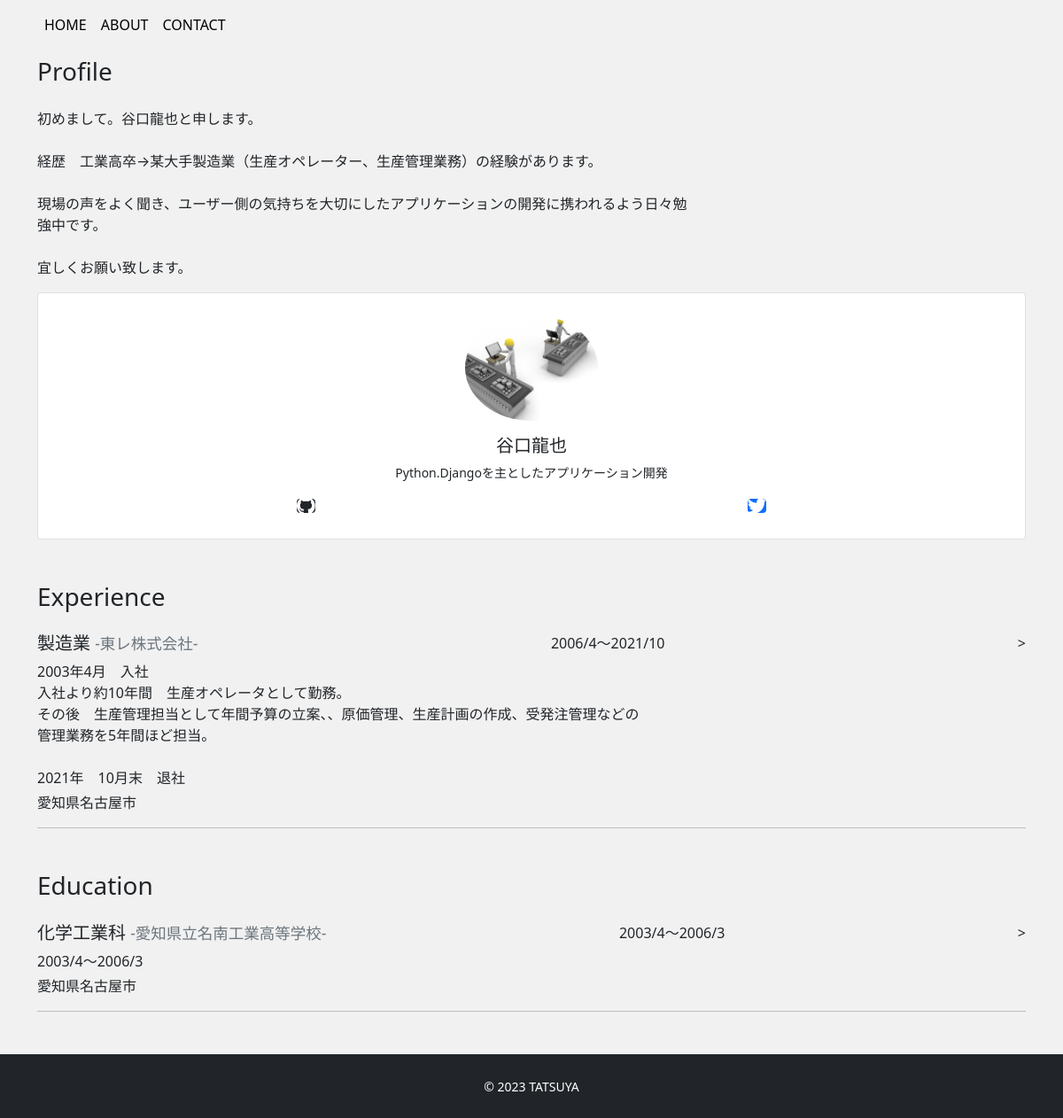
Page /about/ on the earlier database version.
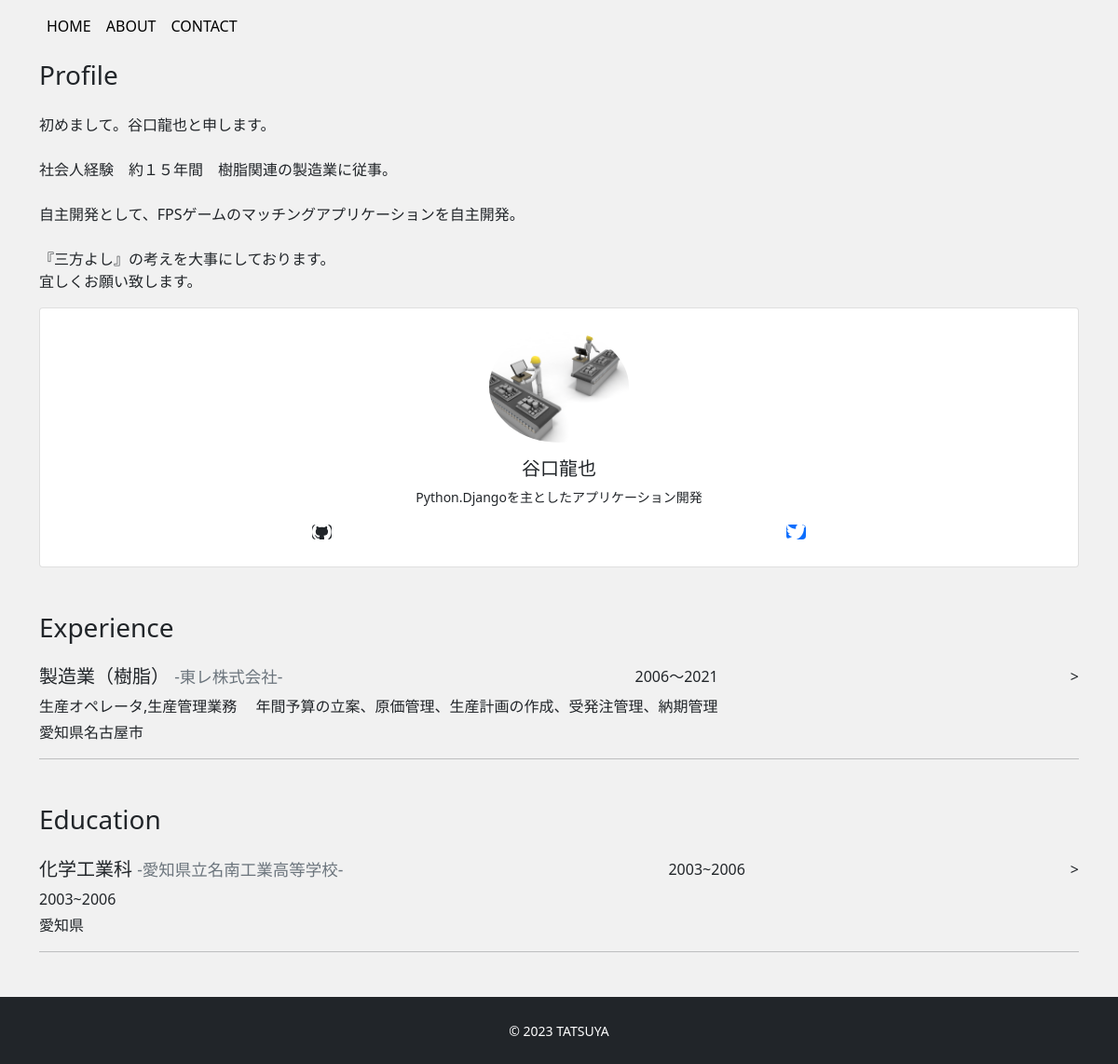
Same page on the later database version.
### app/models.py (models this page shows, shortened)
class Profile(models.Model):
    title=models.CharField('タイトル',max_length=100,null=True,blank=True)
    sub_title=models.CharField('サブタイトル',max_length=100,null=True,blank=True)
    name=models.CharField('名前',max_length=100,null=True,blank=True)
    job=models.TextField('仕事',)
    intoroduction=models.TextField('自己紹介')
    github=models.CharField('github',max_length=100,null=True,blank=True)
    twitter=models.CharField('twitter',max_length=100,null=True,blank=True)
    topimage = models.ImageField(upload_to='images',verbose_name='トップ画像')
    subimage = models.ImageField(upload_to='images',verbose_name='サブ画像')

class Experience(models.Model):
    occupation= models.CharField('職種',max_length=100)
    company= models.CharField('会社',max_length=100)
    description= models.TextField('説明')
    place=models.CharField('場所',max_length=100)
    period=models.CharField('期間',max_length=100)

class Education(models.Model):
    course=models.CharField('コース',max_length=100)
    school=models.CharField('学校',max_length=100)
    place=models.CharField('場所',max_length=100)
    period=models.CharField('期間',max_length=100)

### app/views.py (the view)
# urls.py: path('about/',views.AboutView.as_view(),name='about')
class AboutView(View):
    def get(self,request,*args,**kwargs):
        profile_data=Profile.objects.all()
        if profile_data.exists():
            profile_data = profile_data.order_by('-id')[0]
        experience_data=Experience.objects.order_by('-id')
        education_data=Education.objects.order_by('-id')
        return render(request,'app/about.html',{
            'profile_data':profile_data,
            'experience_data':experience_data,
            'education_data':education_data
            })

### app/templates/app/about.html
{% extends 'app/base.html' %}
{% block content %}
<h3 class="mb-4">Profile</h3>
<div class="mb-5">
    <div class="row">
        <div class="col-md-8">
            <p>{{ profile_data.intoroduction|linebreaksbr}}</p>
        </div>
        <div class="col-mb-4">
            <div class="card text-center px-5 py-4">
                <div class="avatar mb-3">
                    <img src="{{ profile_data.subimage.url }}" alt="" class="card-img-top rounded-circle">
                </div>
                <h5 class="font-weight-bolder">{{ profile_data.name }}</h5>
                <p class="mb-3 small text-center">{{ profile_data.job|linebreaksbr }}</p>
                <div class="d-flex justify-content-around">
                    {% if profile_data.github %}
                    <a href="{{ profile_data.github}}" target="_blank"><i
                            class="fab fa-github fa-lg rounded btn-dark icon"></i></a>
                    {% endif %}
                    {% if profile_data.github %}
                    <a href="{{ profile_data.twitter}}" target="_blank"><i
                            class="fab fa-twitter fa-lg rounded btn-primary icon"></i></a>
                    {% endif %}
                </div>
            </div>
        </div>
    </div>
</div>
<h3 class="mb-4">Experience</h3>
<div class="mb-5">
    {% for experience in experience_data %}
    <div class="d-flex justify-content-between">
        <h5>{{experience.occupation}} <span class="small text-secondary">-{{experience.company}}-</span></h5>
        <p class="mb-1">{{experience.period}}</p>>
    </div>
    <p class="mb-1">{{experience.description| linebreaksbr }}</p>
    <p>{{experience.place}}</p>
    <hr>
    {% endfor %}
</div>
<h3 class="mb-4">Education</h3>
<div class="mb-5">
    {% for education in education_data %}
    <div class="d-flex justify-content-between">
        <h5>{{education.course}} <span class="small text-secondary">-{{education.school}}-</span></h5>
        <p class="mb-1">{{education.period}}</p>>
    </div>
    <p class="mb-1">{{education.period}}</p>
    <p>{{education.place}}</p>
    <hr>
    {% endfor %}
</div>
{% endblock %}

Differences in the rows shown:
changed Profile "谷口龍也": intoroduction "初めまして。谷口龍也と申します。 経歴 工業高卒→某大手製造業（生産オペレーター、生産管理業務）の経験があります。 現場の声をよく聞き、ユーザー側の気持ちを大切にしたアプリケーションの開発に携われるよう日々勉強中です。 宜しくお願い致します。" → "初めまして。谷口龍也と申します。 社会人経験 約１５年間 樹脂関連の製造業に従事。 自主開発として、FPSゲームのマッチングアプリケーションを自主開発。 『三方よし』の考えを大事にしております。 宜しくお願い致します。"
changed Experience "東レ株式会社": occupation "製造業" → "製造業（樹脂）"; period "2006/4～2021/10" → "2006～2021"; description "2003年4月 入社 入社より約10年間 生産オペレータとして勤務。 その後 生産管理担当として年間予算の立案、、原価管理、生産計画の作成、受発注管理などの 管理業務を5年間ほど担当。 2021年 10月末 退社" → "生産オペレータ,生産管理業務 年間予算の立案、原価管理、生産計画の作成、受発注管理、納期管理"
changed Education "化学工業科": period "2003/4～2006/3" → "2003~2006"; place "愛知県名古屋市" → "愛知県"
